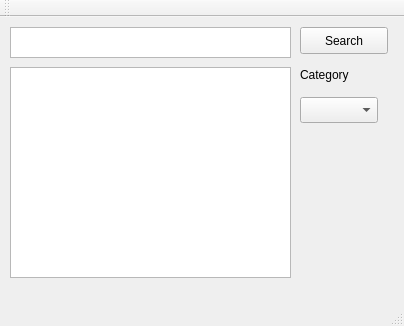
<?xml version="1.0" encoding="UTF-8"?>
<ui version="4.0">
 <class>MainWindow</class>
 <widget class="QMainWindow" name="MainWindow">
  <property name="geometry">
   <rect>
    <x>0</x>
    <y>0</y>
    <width>404</width>
    <height>326</height>
   </rect>
  </property>
  <property name="windowTitle">
   <string>MainWindow</string>
  </property>
  <widget class="QWidget" name="centralWidget">
   <widget class="QTextEdit" name="textEdit">
    <property name="geometry">
     <rect>
      <x>10</x>
      <y>10</y>
      <width>281</width>
      <height>31</height>
     </rect>
    </property>
   </widget>
   <widget class="QPushButton" name="pushButton">
    <property name="geometry">
     <rect>
      <x>300</x>
      <y>10</y>
      <width>88</width>
      <height>27</height>
     </rect>
    </property>
    <property name="text">
     <string>Search</string>
    </property>
   </widget>
   <widget class="QComboBox" name="comboBox">
    <property name="geometry">
     <rect>
      <x>300</x>
      <y>80</y>
      <width>78</width>
      <height>26</height>
     </rect>
    </property>
   </widget>
   <widget class="QLabel" name="label">
    <property name="geometry">
     <rect>
      <x>300</x>
      <y>50</y>
      <width>91</width>
      <height>16</height>
     </rect>
    </property>
    <property name="text">
     <string>Category</string>
    </property>
   </widget>
   <widget class="QListWidget" name="listWidget">
    <property name="geometry">
     <rect>
      <x>10</x>
      <y>50</y>
      <width>281</width>
      <height>211</height>
     </rect>
    </property>
   </widget>
  </widget>
  <widget class="QMenuBar" name="menuBar">
   <property name="geometry">
    <rect>
     <x>0</x>
     <y>0</y>
     <width>404</width>
     <height>24</height>
    </rect>
   </property>
  </widget>
  <widget class="QToolBar" name="mainToolBar">
   <attribute name="toolBarArea">
    <enum>TopToolBarArea</enum>
   </attribute>
   <attribute name="toolBarBreak">
    <bool>false</bool>
   </attribute>
  </widget>
  <widget class="QStatusBar" name="statusBar"/>
 </widget>
 <layoutdefault spacing="6" margin="11"/>
 <resources/>
 <connections/>
</ui>
